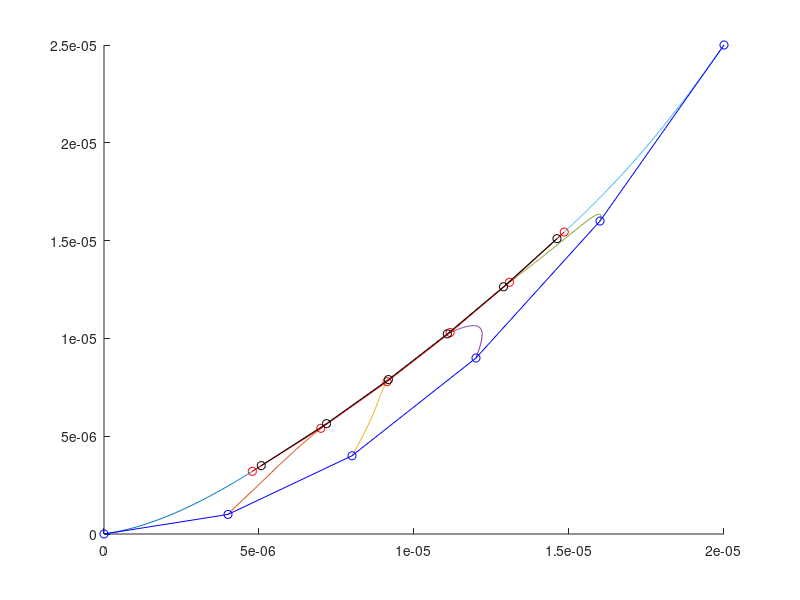

Write the MATLAB code that produced this figure.
% elastic force on 2 particles connected with a spring. Hydrodynamic drag
% but no hydrodynamic interaction

% SI
a=1e-6;
mu=1e-3;
k=2e-7; % not sure about this! spring constant
b0=3e-6; % equilibrium bond length
R=6*pi*mu*a;

Np=6;
Nt=200;
tMax=2;

t=linspace(0,tMax,Nt);
dt=t(2)-t(1);

xp=zeros(3,Np,Nt);

for np=1:Np
    xp(1,np,1)=4e-6*(np-1);
    xp(2,np,1)=1e-6*(np-1).^2;
end
f=zeros(3,Np);

% elastic potential is   1/2 k (b-b0)^2
%              = 1/2 k * 2 * (b-b0) * db/dxj
% but b = sqrt((xa-xb)^2+(ya-yb)^2+(za-zb)^2)
% so  db/dxj = 1/2 * 2 (xaj-xbj) / b
%            = (xaj-xbj) / b
% so force is - k (b-b0) (xaj-xbj) / b

% for a string of particles, have force from 'left' and force from 'right'
for nt=1:Nt-1
    bR=norm(xp(:,1,nt)-xp(:,2,nt));
    f(:,1)=-k*(bR-b0)*(xp(:,1,nt)-xp(:,2,nt))/bR;
    for np=2:Np-1
        bL=norm(xp(:,np,nt)-xp(:,np-1,nt));
        fL=-k*(bL-b0)*(xp(:,np,nt)-xp(:,np-1,nt))/bL;
        bR=norm(xp(:,np,nt)-xp(:,np+1,nt));
        fR=-k*(bR-b0)*(xp(:,np,nt)-xp(:,np+1,nt))/bR;
        f(:,np)=fL+fR;        
    end
    bL=norm(xp(:,Np-1,nt)-xp(:,Np,nt));
    f(:,Np)=-k*(bL-b0)*(xp(:,Np,nt)-xp(:,Np-1,nt))/bL;
    for np=1:Np
        u=f(:,np)/R;
        xp(:,np,nt+1)=xp(:,np,nt)+u*dt;
    end
end

figure(1);clf;hold on;
for np=1:Np
    plot3(squeeze(xp(1,np,:)),squeeze(xp(2,np,:)),squeeze(xp(3,np,:)));
end
plot3(squeeze(xp(1,:,1)), squeeze(xp(2,:,1)), squeeze(xp(3,:,1)), 'bo-');
plot3(squeeze(xp(1,:,Nt/2)),squeeze(xp(2,:,Nt/2)),squeeze(xp(3,:,Nt/2)),'ro-');
plot3(squeeze(xp(1,:,Nt)),squeeze(xp(2,:,Nt)),squeeze(xp(3,:,Nt)),'ko-');
% next steps... add brownian motion. then several particles, then several particles with bending
% potential. then string of particles.